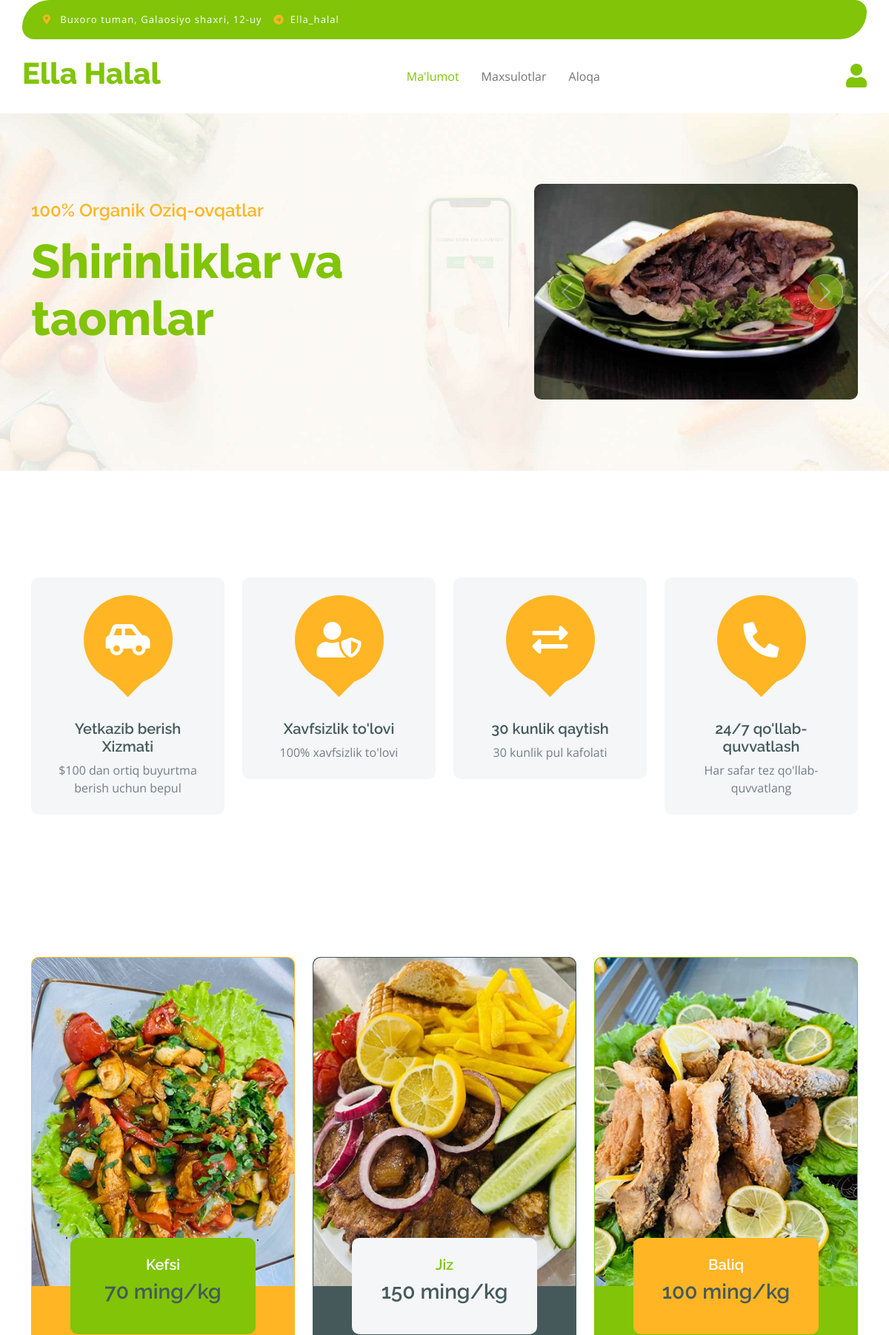
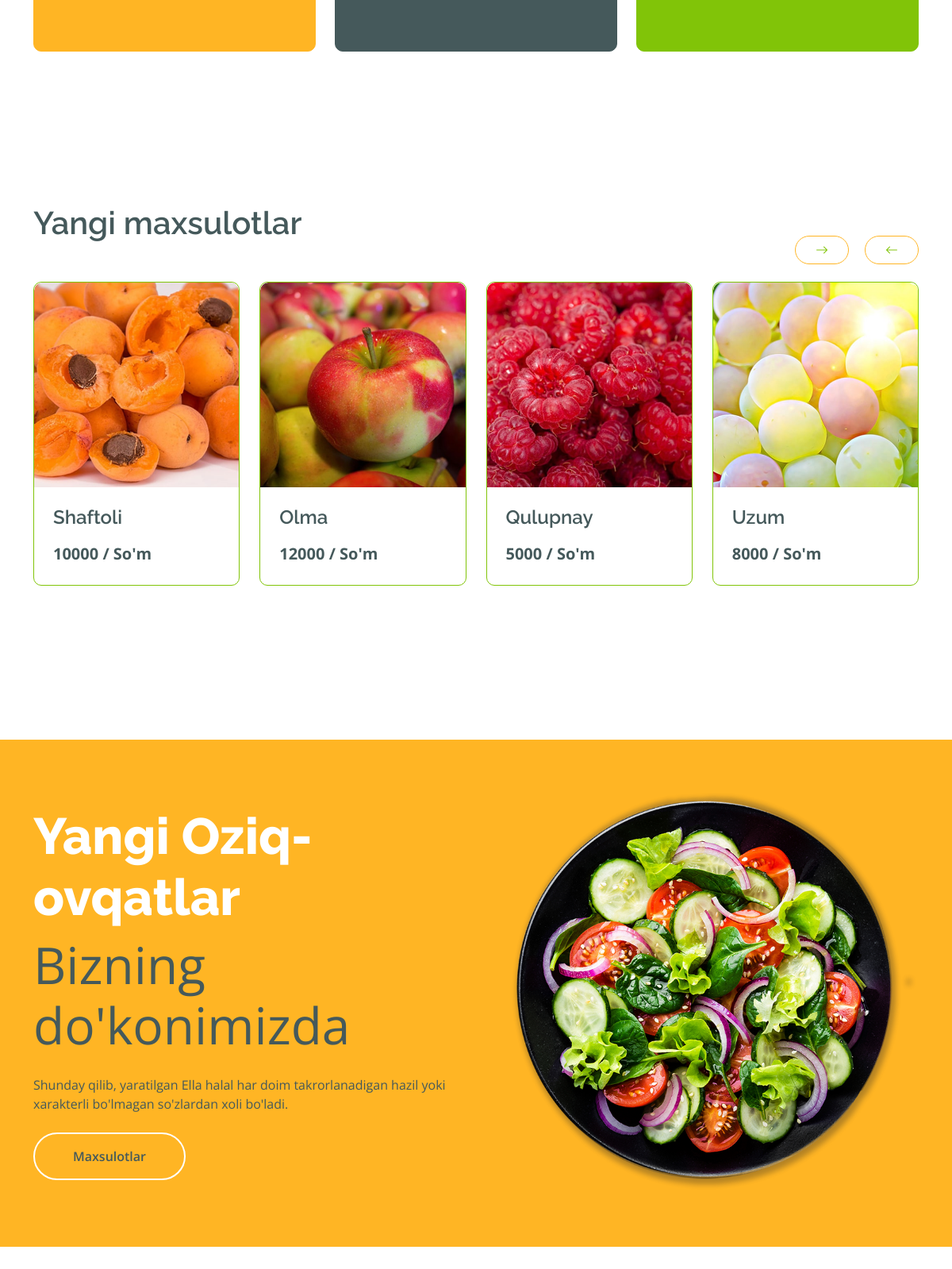
The page / (upper part) on the database its author committed (2 pictures, top to bottom).
### main/models.py (models this page shows, shortened)
class Product(models.Model):
    category = models.ForeignKey(Category, on_delete=models.CASCADE)
    name = models.CharField(max_length=100)
    title = models.TextField(null=True, blank=True)
    summa = models.PositiveIntegerField()
    status = models.BooleanField(default=True)
    action = models.BooleanField(default=False)
    action_summa = models.PositiveIntegerField(null=True, blank=True)
    image = models.ImageField(upload_to='product')
    class Meta:
        db_table = 'product'

### main/views.py (the view)
# urls.py: path('', index, name='index'),
def index(request):
    context = {
        'product': Product.objects.filter(status=True)[:5]
    }
    return render(request, 'main/index.html',context)

### templates/main/index.html (shortened to what this page needs)
{% extends 'base.html' %}
{% load static %}
{% block content %}
        <div class="container-fluid py-5 mb-5 hero-header">
            <div class="container py-5">
                <div class="row g-5 align-items-center">
                    <div class="col-md-12 col-lg-7">
                        <h4 class="mb-3 text-secondary">100% Organik Oziq-ovqatlar</h4>
                        <h1 class="mb-5 display-3 text-primary">Shirinliklar va taomlar</h1>
                    </div>
                    <div class="col-md-12 col-lg-5">
                        <div id="carouselId" class="carousel slide position-relative" data-bs-ride="carousel">
                            <div class="carousel-inner" role="listbox">
                                <div class="carousel-item active rounded">
                                    <img src="{% static 'img/photo_1.jpg' %}" class="img-fluid w-100 h-100 bg-secondary rounded" alt="First slide">
                                </div>
                            </div>
                            <button class="carousel-control-prev" type="button" data-bs-target="#carouselId" data-bs-slide="prev">
                                <span class="carousel-control-prev-icon" aria-hidden="true"></span>
                            </button>
                            <button class="carousel-control-next" type="button" data-bs-target="#carouselId" data-bs-slide="next">
                                <span class="carousel-control-next-icon" aria-hidden="true"></span>
                            </button>
                        </div>
                    </div>
                </div>
            </div>
        </div>
        <div class="container-fluid featurs py-5">
            <div class="container py-5">
                <div class="row g-4">
                    <div class="col-md-6 col-lg-3">
                        <div class="featurs-item text-center rounded bg-light p-4">
                            <div class="featurs-icon btn-square rounded-circle bg-secondary mb-5 mx-auto">
                                <i class="fas fa-car-side fa-3x text-white"></i>
                            </div>
                            <div class="featurs-content text-center">
                                <h5>Yetkazib berish Xizmati</h5>
                                <p class="mb-0">$100 dan ortiq buyurtma berish uchun bepul</p>
                            </div>
                        </div>
                    </div>
                    <div class="col-md-6 col-lg-3">
                        <div class="featurs-item text-center rounded bg-light p-4">
                            <div class="featurs-icon btn-square rounded-circle bg-secondary mb-5 mx-auto">
                                <i class="fas fa-user-shield fa-3x text-white"></i>
                            </div>
                            <div class="featurs-content text-center">
                                <h5>Xavfsizlik to'lovi</h5>
                                <p class="mb-0">100% xavfsizlik to'lovi</p>
                            </div>
                        </div>
                    </div>
                    <div class="col-md-6 col-lg-3">
                        <div class="featurs-item text-center rounded bg-light p-4">
                            <div class="featurs-icon btn-square rounded-circle bg-secondary mb-5 mx-auto">
                                <i class="fas fa-exchange-alt fa-3x text-white"></i>
                            </div>
                            <div class="featurs-content text-center">
                                <h5>30 kunlik qaytish</h5>
                                <p class="mb-0">30 kunlik pul kafolati</p>
                            </div>
                        </div>
                    </div>
                    <div class="col-md-6 col-lg-3">
                        <div class="featurs-item text-center rounded bg-light p-4">
                            <div class="featurs-icon btn-square rounded-circle bg-secondary mb-5 mx-auto">
                                <i class="fa fa-phone-alt fa-3x text-white"></i>
                            </div>
                            <div class="featurs-content text-center">
                                <h5>24/7 qo'llab-quvvatlash</h5>
                                <p class="mb-0">Har safar tez qo'llab-quvvatlang</p>
                            </div>
                        </div>
                    </div>
                </div>
            </div>
        </div>
        <div class="container-fluid service py-5">
            <div class="container py-5">
                <div class="row g-4 justify-content-center">
                    <div class="col-md-6 col-lg-4">
                        <a href="#">
                            <div class="service-item bg-secondary rounded border border-secondary">
                                <img src="{% static 'img/photo_1_11zon.jpg' %}" class="img-fluid rounded-top w-100" alt="">
                                <div class="px-4 rounded-bottom">
                                    <div class="service-content bg-primary text-center p-4 rounded">
                                        <h5 class="text-white">Kefsi</h5>
                                        <h3 class="mb-0">70 ming/kg</h3>
                                    </div>
                                </div>
                            </div>
                        </a>
                    </div>
                    <div class="col-md-6 col-lg-4">
                        <a href="#">
                            <div class="service-item bg-dark rounded border border-dark">
                                <img src="{% static 'img/photo_2_11zon.jpg' %}" class="img-fluid rounded-top w-100" alt="">
                                <div class="px-4 rounded-bottom">
                                    <div class="service-content bg-light text-center p-4 rounded">
                                        <h5 class="text-primary">Jiz</h5>
                                        <h3 class="mb-0">150 ming/kg</h3>
                                    </div>
                                </div>
                            </div>
                        </a>
                    </div>
                    <div class="col-md-6 col-lg-4">
                        <a href="#">
                            <div class="service-item bg-primary rounded border border-primary">
                                <img src="{% static 'img/photo_3_11zon.jpg' %}" class="img-fluid rounded-top w-100" alt="">
                                <div class="px-4 rounded-bottom">
                                    <div class="service-content bg-secondary text-center p-4 rounded">
                                        <h5 class="text-white">Baliq</h5>
                                        <h3 class="mb-0">100 ming/kg</h3>
                                    </div>
                                </div>
                            </div>
                        </a>
                    </div>
                </div>
            </div>
        </div>
        <div class="container-fluid vesitable py-5">
            <div class="container py-5">
                <h1 class="mb-0">Yangi maxsulotlar</h1>
                <div class="owl-carousel vegetable-carousel justify-content-center">
                  {% for i in product %}
                    <div class="border border-primary rounded position-relative vesitable-item">
                        <div class="vesitable-img">
                            <img src="{{ i.image.url }}" class="img-fluid w-100 rounded-top" alt="">
                        </div>
                        <div class="p-4 rounded-bottom">
                            <h4>{{i.name}}</h4>
                            <div class="d-flex justify-content-between flex-lg-wrap">
                                <p class="text-dark fs-5 fw-bold mb-0">{{i.summa}} / So'm</p>
                            </div>
                        </div>
                    </div>
                  {% endfor %}
                </div>
            </div>
        </div>
        <div class="container-fluid banner bg-secondary my-5">
            <div class="container py-5">
                <div class="row g-4 align-items-center">
                    <div class="col-lg-6">
                        <div class="py-4">
                            <h1 class="display-3 text-white">Yangi Oziq-ovqatlar</h1>
                            <p class="fw-normal display-3 text-dark mb-4">Bizning do'konimizda</p>
                            <p class="mb-4 text-dark">Shunday qilib, yaratilgan Ella halal har doim takrorlanadigan hazil yoki xarakterli bo'lmagan so'zlardan xoli bo'ladi.</p>
                            <a href="{% url 'product' %}" class="banner-btn btn border-2 border-white rounded-pill text-dark py-3 px-5">Maxsulotlar</a>
                        </div>
                    </div>
                    <div class="col-lg-6">
                        <div class="position-relative">
                            <img src="{% static 'img/p-800.png' %}" class="img-fluid w-100 rounded" alt="">
                        </div>
                    </div>
                </div>
            </div>
        </div>
{% endblock content %}

### static/css/style.css (style rules this page uses)
.btn { font-weight: 600; transition: .5s; }
.btn-square { width: 32px; height: 32px; }
.btn-square, .btn-sm-square, .btn-md-square, .btn-lg-square { padding: 0; display: flex; align-items: center; justify-content: center; font-weight: normal; }
.hero-header { background: linear-gradient(rgba(248, 223, 173, 0.1), rgba(248, 223, 173, 0.1)), url(../img/hero-img.jpg); background-position: center center; background-repeat: no-repeat; background-size: cover; }
.carousel-item { position: relative; }
.carousel-control-next, .carousel-control-prev { width: 48px; height: 48px; border-radius: 48px; border: 1px solid var(--bs-white); background: var(--bs-primary); position: absolute; top: 50%; transform: translateY(-50%); }
.carousel-control-next { margin-right: 20px; }
.carousel-control-prev { margin-left: 20px; }
@media (min-width: 992px) { .hero-header, .page-header { margin-top: 152px !important; } }
.featurs .featurs-item .featurs-icon { position: relative; width: 120px; height: 120px; }
.featurs .featurs-item .featurs-icon::after { content: ""; width: 35px; height: 35px; background: var(--bs-secondary); position: absolute; bottom: -10px; transform: translate(-50%); transform: rotate(45deg); background: var(--bs-secondary); }
.service .service-item .service-content { position: relative; width: 250px; height: 130px; top: -50%; left: 50%; transform: translate(-50%, -50%); }
.vesitable .vesitable-item { height: 100%; transition: 0.5s; }
.vesitable .vesitable-item .vesitable-img { overflow: hidden; transition: 0.5s; border-radius: 10px 10px 0 0; }
.vesitable .vesitable-item .vesitable-img img { transition: 0.5s; }

### rows shown on the page
Product: image (picture), name "Shaftoli", summa "10000"
Product: image (picture), name "Olma", summa "12000"
Product: image (picture), name "Qulupnay", summa "5000"
Product: image (picture), name "Uzum", summa "8000"
